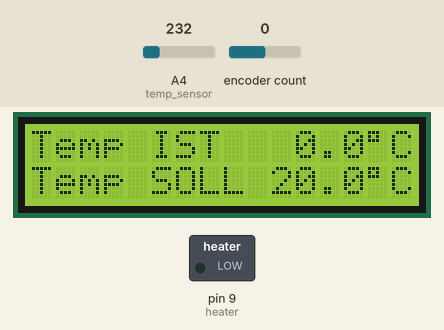
The sketch below on a simulated Arduino Uno, built with avr-gcc and run on an emulated ATmega328P. On the bench: 16×2 character LCD, switched loads named in the sketch (green lamp = pin HIGH). The inputs (shaded band) are chosen by the test bench; at power-on: A4 (temp_sensor) = 232, encoder count 0.

Above: at 3.2 s.
3.3 s: A4 (temp_sensor) set to 199
At 4.5 s:
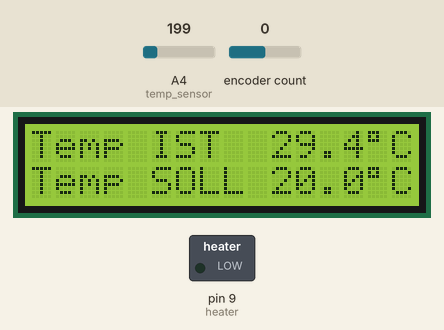
6.3 s: A4 (temp_sensor) set to 170
At 8.5 s:
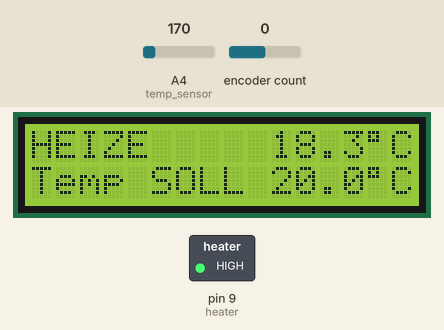
9.3 s: encoder count set to 1
At 10.4 s:
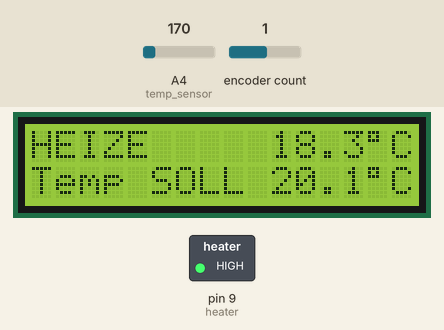
10.8 s: encoder count set to 2
At 11.5 s:
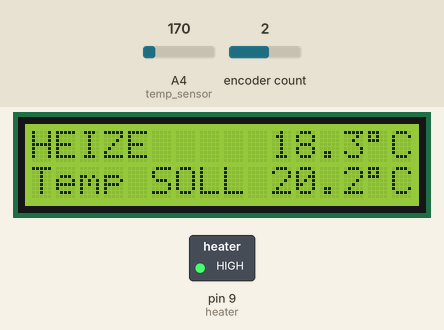
12.3 s: encoder count set to 3
At 12.6 s:
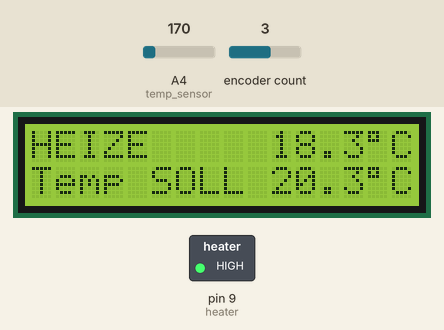
13.8 s: A4 (temp_sensor) set to 174
At 15.0 s:
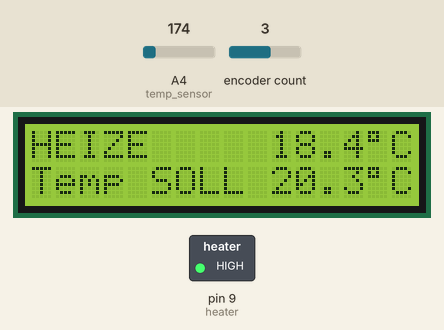
Timing chart, 0 to 16.8 s (numbered marks = the images above; inputs shaded):
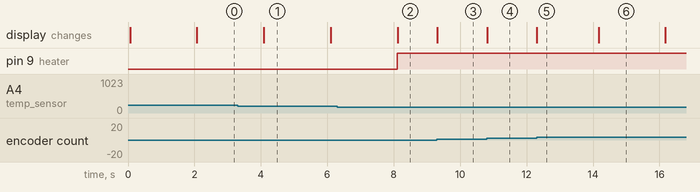

Measured:
- the behaviour switches between 182 and 181 on A4 (temp_sensor) (found by bisection; images 1 and 2)
- after the input at 6.3 s, pin 9 (heater): LOW → HIGH after 1.8 s; the display: changes after 1.8 s (image 2)
- after the input at 9.3 s, the display: changes at once (image 3)
- after the input at 10.8 s, the display: changes at once (image 4)
- after the input at 12.3 s, the display: changes at once (image 5)
- after the input at 13.8 s, the display: changes after 0.37 s (image 6)
- what the display in image 1 shows lasts 2.0 s, from 4.1 s to 6.1 s

The sketch:

gaerbox.ino
```cpp
#include <ClickEncoder.h>
#include <LiquidCrystal.h>
#include <TimerOne.h>
#include <Wire.h>

// defines how many temperature samples should be taken and averaged
#define temp_samples_to_take 4

// set maximum temperature
const float MAX_TEMP = 40.0;

// set hysteresis 0.5 degrees up and down
const float HYSTERESIS = 0.5;

// pin of heater (lamp)
int heater = 9;

// pins for the encoder
int enc1 = 10;
int enc2 = 11;
int enc3 = 12;

// pin of temperature sensor
int temp_sensor = 4;

// variables
int temp_reading;
float temp_is;
float temp_is_tmp;
float temp_target = 20.0;
static char temp_ist_outstr[4];
static char temp_target_outstr[4];
int temp_samples_taken = 0;
unsigned long lastrun;
bool heat = false;

// initialize the library with the numbers of the interface pins
LiquidCrystal lcd(7, 6, 2, 5, 3, 4);

// Rotary encoder
ClickEncoder *encoder;
int16_t last;

void timerIsr() {
  encoder->service();
}

void setup() {
  // Set lamp port to output
  pinMode(heater, OUTPUT);

  // setup encoder
  encoder = new ClickEncoder(enc2, enc1, enc2, 4);
  encoder->setAccelerationEnabled(true);

  Timer1.initialize(1000);
  Timer1.attachInterrupt(timerIsr);
  last = -1;

  // setup temperature measurement
  analogReference(INTERNAL);

  // set up the LCD's number of columns and rows:
  lcd.begin(16, 2);
  // Print a message to the LCD.
  lcd.print("Gaerbox v0.1");
  delay(2000);
}

// updates all states
void update() {
  temp_target += encoder->getValue() / 10.0;
  if (temp_target > MAX_TEMP) {
    temp_target = MAX_TEMP;
  }

  // take a sample every 500ms and update the value all temp_samples_to_take times
  if (millis() - lastrun > 500) {
    temp_reading = analogRead(temp_sensor);
    temp_is_tmp += temp_reading / 9.31;

    if (temp_samples_taken >= temp_samples_to_take) {
      temp_is = temp_is_tmp / temp_samples_to_take;
      temp_is_tmp = 0.0;
      temp_samples_taken = 0;
    }
    temp_samples_taken++;
    lastrun = millis();
  }

  // heater control
  if (temp_is > 0.0) {
    // ignore first measurement, which is null

    if (temp_is >= MAX_TEMP) {
      // security... set maximum temperature
      heat = false;
      digitalWrite(heater, LOW);
    } else {
      // control heating with hysteresis
      if (temp_is <= (temp_target - HYSTERESIS)) {
        heat = true;
        digitalWrite(heater, HIGH);
      } else if (temp_is >= (temp_target + HYSTERESIS)) {
        heat = false;
        digitalWrite(heater, LOW);
      }
    }
  }
}

// displays everything on the lcd display
void printstate() {

  dtostrf(temp_is, 4, 1, temp_ist_outstr);

  lcd.setCursor(0, 0);
  if (heat == true) {
    lcd.print("HEIZE     ");
  } else {
    lcd.print("Temp IST  ");
  }
  lcd.print(temp_ist_outstr);
  lcd.write(0xDF);
  lcd.print("C");

  dtostrf(temp_target, 4, 1, temp_target_outstr);

  lcd.setCursor(0, 1);
  lcd.print("Temp SOLL ");
  lcd.print(temp_target_outstr);
  lcd.write(0xDF);
  lcd.print("C");

}

// main loop
void loop() {
  update();
  printstate();
}
```
